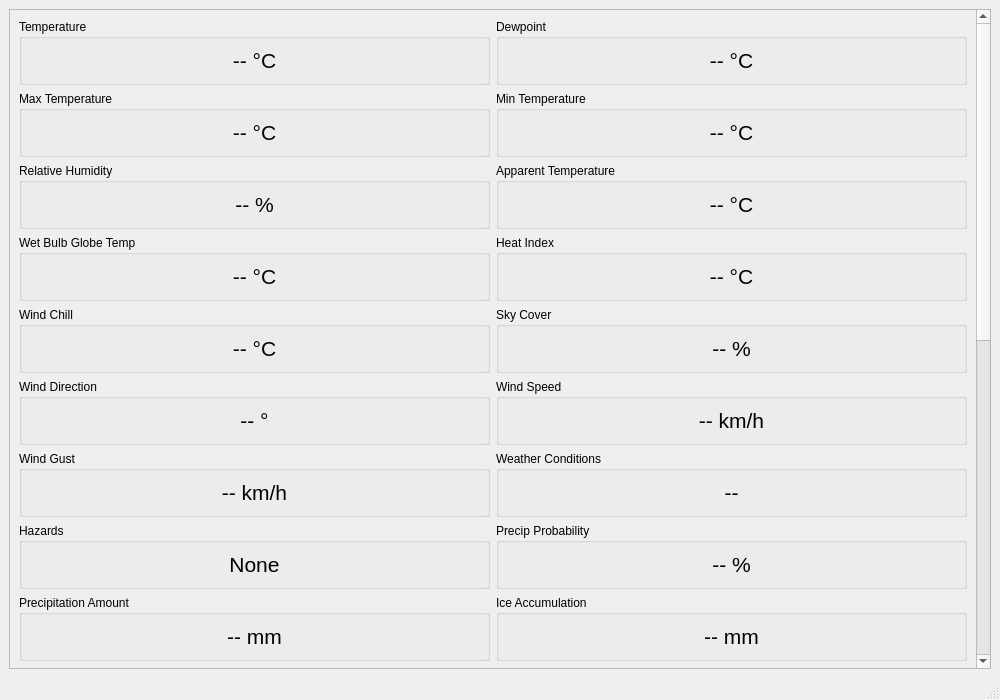
<?xml version="1.0" encoding="UTF-8"?>
<ui version="4.0">
 <class>MainWindow</class>
 <widget class="QMainWindow" name="MainWindow">
  <property name="geometry">
   <rect>
    <x>0</x>
    <y>0</y>
    <width>1000</width>
    <height>700</height>
   </rect>
  </property>
  <property name="windowTitle">
   <string>Weather Dashboard</string>
  </property>
  <widget class="QWidget" name="centralwidget">
   <layout class="QVBoxLayout" name="mainVerticalLayout">
    <item>
     <widget class="QScrollArea" name="scrollArea">
      <property name="enabled">
       <bool>true</bool>
      </property>
      <property name="widgetResizable">
       <bool>true</bool>
      </property>
      <widget class="QWidget" name="scrollAreaWidgetContents">
       <property name="geometry">
        <rect>
         <x>0</x>
         <y>0</y>
         <width>966</width>
         <height>1398</height>
        </rect>
       </property>
       <layout class="QGridLayout" name="gridLayout">
        <item row="0" column="0">
         <widget class="QGroupBox" name="groupBoxTemperature">
          <property name="title">
           <string>Temperature</string>
          </property>
          <layout class="QVBoxLayout" name="layoutTemperature">
           <item>
            <widget class="QLabel" name="labelTemperature">
             <property name="font">
              <font>
               <pointsize>16</pointsize>
              </font>
             </property>
             <property name="text">
              <string>-- °C</string>
             </property>
             <property name="alignment">
              <set>Qt::AlignmentFlag::AlignCenter</set>
             </property>
            </widget>
           </item>
          </layout>
         </widget>
        </item>
        <item row="0" column="1">
         <widget class="QGroupBox" name="groupBoxDewpoint">
          <property name="title">
           <string>Dewpoint</string>
          </property>
          <layout class="QVBoxLayout" name="layoutDewpoint">
           <item>
            <widget class="QLabel" name="labelDewpoint">
             <property name="font">
              <font>
               <pointsize>16</pointsize>
              </font>
             </property>
             <property name="text">
              <string>-- °C</string>
             </property>
             <property name="alignment">
              <set>Qt::AlignmentFlag::AlignCenter</set>
             </property>
            </widget>
           </item>
          </layout>
         </widget>
        </item>
        <item row="1" column="0">
         <widget class="QGroupBox" name="groupBoxMaxTemperature">
          <property name="title">
           <string>Max Temperature</string>
          </property>
          <layout class="QVBoxLayout" name="layoutMaxTemperature">
           <item>
            <widget class="QLabel" name="labelMaxTemperature">
             <property name="font">
              <font>
               <pointsize>16</pointsize>
              </font>
             </property>
             <property name="text">
              <string>-- °C</string>
             </property>
             <property name="alignment">
              <set>Qt::AlignmentFlag::AlignCenter</set>
             </property>
            </widget>
           </item>
          </layout>
         </widget>
        </item>
        <item row="1" column="1">
         <widget class="QGroupBox" name="groupBoxMinTemperature">
          <property name="title">
           <string>Min Temperature</string>
          </property>
          <layout class="QVBoxLayout" name="layoutMinTemperature">
           <item>
            <widget class="QLabel" name="labelMinTemperature">
             <property name="font">
              <font>
               <pointsize>16</pointsize>
              </font>
             </property>
             <property name="text">
              <string>-- °C</string>
             </property>
             <property name="alignment">
              <set>Qt::AlignmentFlag::AlignCenter</set>
             </property>
            </widget>
           </item>
          </layout>
         </widget>
        </item>
        <item row="2" column="0">
         <widget class="QGroupBox" name="groupBoxRelativeHumidity">
          <property name="title">
           <string>Relative Humidity</string>
          </property>
          <layout class="QVBoxLayout" name="layoutRelativeHumidity">
           <item>
            <widget class="QLabel" name="labelRelativeHumidity">
             <property name="font">
              <font>
               <pointsize>16</pointsize>
              </font>
             </property>
             <property name="text">
              <string>-- %</string>
             </property>
             <property name="alignment">
              <set>Qt::AlignmentFlag::AlignCenter</set>
             </property>
            </widget>
           </item>
          </layout>
         </widget>
        </item>
        <item row="2" column="1">
         <widget class="QGroupBox" name="groupBoxApparentTemperature">
          <property name="title">
           <string>Apparent Temperature</string>
          </property>
          <layout class="QVBoxLayout" name="layoutApparentTemperature">
           <item>
            <widget class="QLabel" name="labelApparentTemperature">
             <property name="font">
              <font>
               <pointsize>16</pointsize>
              </font>
             </property>
             <property name="text">
              <string>-- °C</string>
             </property>
             <property name="alignment">
              <set>Qt::AlignmentFlag::AlignCenter</set>
             </property>
            </widget>
           </item>
          </layout>
         </widget>
        </item>
        <item row="3" column="0">
         <widget class="QGroupBox" name="groupBoxWetBulbGlobeTemperature">
          <property name="title">
           <string>Wet Bulb Globe Temp</string>
          </property>
          <layout class="QVBoxLayout" name="layoutWetBulbGlobeTemperature">
           <item>
            <widget class="QLabel" name="labelWetBulbGlobeTemperature">
             <property name="font">
              <font>
               <pointsize>16</pointsize>
              </font>
             </property>
             <property name="text">
              <string>-- °C</string>
             </property>
             <property name="alignment">
              <set>Qt::AlignmentFlag::AlignCenter</set>
             </property>
            </widget>
           </item>
          </layout>
         </widget>
        </item>
        <item row="3" column="1">
         <widget class="QGroupBox" name="groupBoxHeatIndex">
          <property name="title">
           <string>Heat Index</string>
          </property>
          <layout class="QVBoxLayout" name="layoutHeatIndex">
           <item>
            <widget class="QLabel" name="labelHeatIndex">
             <property name="font">
              <font>
               <pointsize>16</pointsize>
              </font>
             </property>
             <property name="text">
              <string>-- °C</string>
             </property>
             <property name="alignment">
              <set>Qt::AlignmentFlag::AlignCenter</set>
             </property>
            </widget>
           </item>
          </layout>
         </widget>
        </item>
        <item row="4" column="0">
         <widget class="QGroupBox" name="groupBoxWindChill">
          <property name="title">
           <string>Wind Chill</string>
          </property>
          <layout class="QVBoxLayout" name="layoutWindChill">
           <item>
            <widget class="QLabel" name="labelWindChill">
             <property name="font">
              <font>
               <pointsize>16</pointsize>
              </font>
             </property>
             <property name="text">
              <string>-- °C</string>
             </property>
             <property name="alignment">
              <set>Qt::AlignmentFlag::AlignCenter</set>
             </property>
            </widget>
           </item>
          </layout>
         </widget>
        </item>
        <item row="4" column="1">
         <widget class="QGroupBox" name="groupBoxSkyCover">
          <property name="title">
           <string>Sky Cover</string>
          </property>
          <layout class="QVBoxLayout" name="layoutSkyCover">
           <item>
            <widget class="QLabel" name="labelSkyCover">
             <property name="font">
              <font>
               <pointsize>16</pointsize>
              </font>
             </property>
             <property name="text">
              <string>-- %</string>
             </property>
             <property name="alignment">
              <set>Qt::AlignmentFlag::AlignCenter</set>
             </property>
            </widget>
           </item>
          </layout>
         </widget>
        </item>
        <item row="5" column="0">
         <widget class="QGroupBox" name="groupBoxWindDirection">
          <property name="title">
           <string>Wind Direction</string>
          </property>
          <layout class="QVBoxLayout" name="layoutWindDirection">
           <item>
            <widget class="QLabel" name="labelWindDirection">
             <property name="font">
              <font>
               <pointsize>16</pointsize>
              </font>
             </property>
             <property name="text">
              <string>-- °</string>
             </property>
             <property name="alignment">
              <set>Qt::AlignmentFlag::AlignCenter</set>
             </property>
            </widget>
           </item>
          </layout>
         </widget>
        </item>
        <item row="5" column="1">
         <widget class="QGroupBox" name="groupBoxWindSpeed">
          <property name="title">
           <string>Wind Speed</string>
          </property>
          <layout class="QVBoxLayout" name="layoutWindSpeed">
           <item>
            <widget class="QLabel" name="labelWindSpeed">
             <property name="font">
              <font>
               <pointsize>16</pointsize>
              </font>
             </property>
             <property name="text">
              <string>-- km/h</string>
             </property>
             <property name="alignment">
              <set>Qt::AlignmentFlag::AlignCenter</set>
             </property>
            </widget>
           </item>
          </layout>
         </widget>
        </item>
        <item row="6" column="0">
         <widget class="QGroupBox" name="groupBoxWindGust">
          <property name="title">
           <string>Wind Gust</string>
          </property>
          <layout class="QVBoxLayout" name="layoutWindGust">
           <item>
            <widget class="QLabel" name="labelWindGust">
             <property name="font">
              <font>
               <pointsize>16</pointsize>
              </font>
             </property>
             <property name="text">
              <string>-- km/h</string>
             </property>
             <property name="alignment">
              <set>Qt::AlignmentFlag::AlignCenter</set>
             </property>
            </widget>
           </item>
          </layout>
         </widget>
        </item>
        <item row="6" column="1">
         <widget class="QGroupBox" name="groupBoxWeather">
          <property name="title">
           <string>Weather Conditions</string>
          </property>
          <layout class="QVBoxLayout" name="layoutWeather">
           <item>
            <widget class="QLabel" name="labelWeather">
             <property name="font">
              <font>
               <pointsize>16</pointsize>
              </font>
             </property>
             <property name="text">
              <string>--</string>
             </property>
             <property name="alignment">
              <set>Qt::AlignmentFlag::AlignCenter</set>
             </property>
            </widget>
           </item>
          </layout>
         </widget>
        </item>
        <item row="7" column="0">
         <widget class="QGroupBox" name="groupBoxHazards">
          <property name="title">
           <string>Hazards</string>
          </property>
          <layout class="QVBoxLayout" name="layoutHazards">
           <item>
            <widget class="QLabel" name="labelHazards">
             <property name="font">
              <font>
               <pointsize>16</pointsize>
              </font>
             </property>
             <property name="text">
              <string>None</string>
             </property>
             <property name="alignment">
              <set>Qt::AlignmentFlag::AlignCenter</set>
             </property>
            </widget>
           </item>
          </layout>
         </widget>
        </item>
        <item row="7" column="1">
         <widget class="QGroupBox" name="groupBoxProbabilityOfPrecipitation">
          <property name="title">
           <string>Precip Probability</string>
          </property>
          <layout class="QVBoxLayout" name="layoutProbabilityOfPrecipitation">
           <item>
            <widget class="QLabel" name="labelProbabilityOfPrecipitation">
             <property name="font">
              <font>
               <pointsize>16</pointsize>
              </font>
             </property>
             <property name="text">
              <string>-- %</string>
             </property>
             <property name="alignment">
              <set>Qt::AlignmentFlag::AlignCenter</set>
             </property>
            </widget>
           </item>
          </layout>
         </widget>
        </item>
        <item row="8" column="0">
         <widget class="QGroupBox" name="groupBoxQuantitativePrecipitation">
          <property name="title">
           <string>Precipitation Amount</string>
          </property>
          <layout class="QVBoxLayout" name="layoutQuantitativePrecipitation">
           <item>
            <widget class="QLabel" name="labelQuantitativePrecipitation">
             <property name="font">
              <font>
               <pointsize>16</pointsize>
              </font>
             </property>
             <property name="text">
              <string>-- mm</string>
             </property>
             <property name="alignment">
              <set>Qt::AlignmentFlag::AlignCenter</set>
             </property>
            </widget>
           </item>
          </layout>
         </widget>
        </item>
        <item row="8" column="1">
         <widget class="QGroupBox" name="groupBoxIceAccumulation">
          <property name="title">
           <string>Ice Accumulation</string>
          </property>
          <layout class="QVBoxLayout" name="layoutIceAccumulation">
           <item>
            <widget class="QLabel" name="labelIceAccumulation">
             <property name="font">
              <font>
               <pointsize>16</pointsize>
              </font>
             </property>
             <property name="text">
              <string>-- mm</string>
             </property>
             <property name="alignment">
              <set>Qt::AlignmentFlag::AlignCenter</set>
             </property>
            </widget>
           </item>
          </layout>
         </widget>
        </item>
        <item row="9" column="0">
         <widget class="QGroupBox" name="groupBoxSnowfallAmount">
          <property name="title">
           <string>Snowfall Amount</string>
          </property>
          <layout class="QVBoxLayout" name="layoutSnowfallAmount">
           <item>
            <widget class="QLabel" name="labelSnowfallAmount">
             <property name="font">
              <font>
               <pointsize>16</pointsize>
              </font>
             </property>
             <property name="text">
              <string>-- mm</string>
             </property>
             <property name="alignment">
              <set>Qt::AlignmentFlag::AlignCenter</set>
             </property>
            </widget>
           </item>
          </layout>
         </widget>
        </item>
        <item row="9" column="1">
         <widget class="QGroupBox" name="groupBoxSnowLevel">
          <property name="title">
           <string>Snow Level</string>
          </property>
          <layout class="QVBoxLayout" name="layoutSnowLevel">
           <item>
            <widget class="QLabel" name="labelSnowLevel">
             <property name="font">
              <font>
               <pointsize>16</pointsize>
              </font>
             </property>
             <property name="text">
              <string>-- m</string>
             </property>
             <property name="alignment">
              <set>Qt::AlignmentFlag::AlignCenter</set>
             </property>
            </widget>
           </item>
          </layout>
         </widget>
        </item>
        <item row="10" column="0">
         <widget class="QGroupBox" name="groupBoxCeilingHeight">
          <property name="title">
           <string>Ceiling Height</string>
          </property>
          <layout class="QVBoxLayout" name="layoutCeilingHeight">
           <item>
            <widget class="QLabel" name="labelCeilingHeight">
             <property name="font">
              <font>
               <pointsize>16</pointsize>
              </font>
             </property>
             <property name="text">
              <string>-- m</string>
             </property>
             <property name="alignment">
              <set>Qt::AlignmentFlag::AlignCenter</set>
             </property>
            </widget>
           </item>
          </layout>
         </widget>
        </item>
        <item row="10" column="1">
         <widget class="QGroupBox" name="groupBoxVisibility">
          <property name="title">
           <string>Visibility</string>
          </property>
          <layout class="QVBoxLayout" name="layoutVisibility">
           <item>
            <widget class="QLabel" name="labelVisibility">
             <property name="font">
              <font>
               <pointsize>16</pointsize>
              </font>
             </property>
             <property name="text">
              <string>-- m</string>
             </property>
             <property name="alignment">
              <set>Qt::AlignmentFlag::AlignCenter</set>
             </property>
            </widget>
           </item>
          </layout>
         </widget>
        </item>
        <item row="11" column="0">
         <widget class="QGroupBox" name="groupBoxTransportWindSpeed">
          <property name="title">
           <string>Transport Wind Speed</string>
          </property>
          <layout class="QVBoxLayout" name="layoutTransportWindSpeed">
           <item>
            <widget class="QLabel" name="labelTransportWindSpeed">
             <property name="font">
              <font>
               <pointsize>16</pointsize>
              </font>
             </property>
             <property name="text">
              <string>-- km/h</string>
             </property>
             <property name="alignment">
              <set>Qt::AlignmentFlag::AlignCenter</set>
             </property>
            </widget>
           </item>
          </layout>
         </widget>
        </item>
        <item row="11" column="1">
         <widget class="QGroupBox" name="groupBoxTransportWindDirection">
          <property name="title">
           <string>Transport Wind Direction</string>
          </property>
          <layout class="QVBoxLayout" name="layoutTransportWindDirection">
           <item>
            <widget class="QLabel" name="labelTransportWindDirection">
             <property name="font">
              <font>
               <pointsize>16</pointsize>
              </font>
             </property>
             <property name="text">
              <string>-- °</string>
             </property>
             <property name="alignment">
              <set>Qt::AlignmentFlag::AlignCenter</set>
             </property>
            </widget>
           </item>
          </layout>
         </widget>
        </item>
        <item row="12" column="0">
         <widget class="QGroupBox" name="groupBoxMixingHeight">
          <property name="title">
           <string>Mixing Height</string>
          </property>
          <layout class="QVBoxLayout" name="layoutMixingHeight">
           <item>
            <widget class="QLabel" name="labelMixingHeight">
             <property name="font">
              <font>
               <pointsize>16</pointsize>
              </font>
             </property>
             <property name="text">
              <string>-- m</string>
             </property>
             <property name="alignment">
              <set>Qt::AlignmentFlag::AlignCenter</set>
             </property>
            </widget>
           </item>
          </layout>
         </widget>
        </item>
        <item row="12" column="1">
         <widget class="QGroupBox" name="groupBoxHainesIndex">
          <property name="title">
           <string>Haines Index</string>
          </property>
          <layout class="QVBoxLayout" name="layoutHainesIndex">
           <item>
            <widget class="QLabel" name="labelHainesIndex">
             <property name="font">
              <font>
               <pointsize>16</pointsize>
              </font>
             </property>
             <property name="text">
              <string>--</string>
             </property>
             <property name="alignment">
              <set>Qt::AlignmentFlag::AlignCenter</set>
             </property>
            </widget>
           </item>
          </layout>
         </widget>
        </item>
        <item row="13" column="0">
         <widget class="QGroupBox" name="groupBoxLightningActivityLevel">
          <property name="title">
           <string>Lightning Activity</string>
          </property>
          <layout class="QVBoxLayout" name="layoutLightningActivityLevel">
           <item>
            <widget class="QLabel" name="labelLightningActivityLevel">
             <property name="font">
              <font>
               <pointsize>16</pointsize>
              </font>
             </property>
             <property name="text">
              <string>--</string>
             </property>
             <property name="alignment">
              <set>Qt::AlignmentFlag::AlignCenter</set>
             </property>
            </widget>
           </item>
          </layout>
         </widget>
        </item>
        <item row="13" column="1">
         <widget class="QGroupBox" name="groupBoxTwentyFootWindSpeed">
          <property name="title">
           <string>20-Foot Wind Speed</string>
          </property>
          <layout class="QVBoxLayout" name="layoutTwentyFootWindSpeed">
           <item>
            <widget class="QLabel" name="labelTwentyFootWindSpeed">
             <property name="font">
              <font>
               <pointsize>16</pointsize>
              </font>
             </property>
             <property name="text">
              <string>-- km/h</string>
             </property>
             <property name="alignment">
              <set>Qt::AlignmentFlag::AlignCenter</set>
             </property>
            </widget>
           </item>
          </layout>
         </widget>
        </item>
        <item row="14" column="0">
         <widget class="QGroupBox" name="groupBoxTwentyFootWindDirection">
          <property name="title">
           <string>20-Foot Wind Direction</string>
          </property>
          <layout class="QVBoxLayout" name="layoutTwentyFootWindDirection">
           <item>
            <widget class="QLabel" name="labelTwentyFootWindDirection">
             <property name="font">
              <font>
               <pointsize>16</pointsize>
              </font>
             </property>
             <property name="text">
              <string>-- °</string>
             </property>
             <property name="alignment">
              <set>Qt::AlignmentFlag::AlignCenter</set>
             </property>
            </widget>
           </item>
          </layout>
         </widget>
        </item>
        <item row="14" column="1">
         <widget class="QGroupBox" name="groupBoxWaveHeight">
          <property name="title">
           <string>Wave Height</string>
          </property>
          <layout class="QVBoxLayout" name="layoutWaveHeight">
           <item>
            <widget class="QLabel" name="labelWaveHeight">
             <property name="font">
              <font>
               <pointsize>16</pointsize>
              </font>
             </property>
             <property name="text">
              <string>-- m</string>
             </property>
             <property name="alignment">
              <set>Qt::AlignmentFlag::AlignCenter</set>
             </property>
            </widget>
           </item>
          </layout>
         </widget>
        </item>
        <item row="15" column="0">
         <widget class="QGroupBox" name="groupBoxWavePeriod">
          <property name="title">
           <string>Wave Period</string>
          </property>
          <layout class="QVBoxLayout" name="layoutWavePeriod">
           <item>
            <widget class="QLabel" name="labelWavePeriod">
             <property name="font">
              <font>
               <pointsize>16</pointsize>
              </font>
             </property>
             <property name="text">
              <string>-- s</string>
             </property>
             <property name="alignment">
              <set>Qt::AlignmentFlag::AlignCenter</set>
             </property>
            </widget>
           </item>
          </layout>
         </widget>
        </item>
        <item row="15" column="1">
         <widget class="QGroupBox" name="groupBoxWaveDirection">
          <property name="title">
           <string>Wave Direction</string>
          </property>
          <layout class="QVBoxLayout" name="layoutWaveDirection">
           <item>
            <widget class="QLabel" name="labelWaveDirection">
             <property name="font">
              <font>
               <pointsize>16</pointsize>
              </font>
             </property>
             <property name="text">
              <string>-- °</string>
             </property>
             <property name="alignment">
              <set>Qt::AlignmentFlag::AlignCenter</set>
             </property>
            </widget>
           </item>
          </layout>
         </widget>
        </item>
        <item row="16" column="0">
         <widget class="QGroupBox" name="groupBoxProbabilityOfThunder">
          <property name="title">
           <string>Thunder Probability</string>
          </property>
          <layout class="QVBoxLayout" name="layoutProbabilityOfThunder">
           <item>
            <widget class="QLabel" name="labelProbabilityOfThunder">
             <property name="font">
              <font>
               <pointsize>16</pointsize>
              </font>
             </property>
             <property name="text">
              <string>-- %</string>
             </property>
             <property name="alignment">
              <set>Qt::AlignmentFlag::AlignCenter</set>
             </property>
            </widget>
           </item>
          </layout>
         </widget>
        </item>
        <item row="16" column="1">
         <widget class="QGroupBox" name="groupBoxAtmosphericDispersionIndex">
          <property name="title">
           <string>Atmospheric Dispersion</string>
          </property>
          <layout class="QVBoxLayout" name="layoutAtmosphericDispersionIndex">
           <item>
            <widget class="QLabel" name="labelAtmosphericDispersionIndex">
             <property name="font">
              <font>
               <pointsize>16</pointsize>
              </font>
             </property>
             <property name="text">
              <string>--</string>
             </property>
             <property name="alignment">
              <set>Qt::AlignmentFlag::AlignCenter</set>
             </property>
            </widget>
           </item>
          </layout>
         </widget>
        </item>
        <item row="17" column="0">
         <widget class="QGroupBox" name="groupBoxLowVisibilityOccurrenceRiskIndex">
          <property name="title">
           <string>Low Visibility Risk</string>
          </property>
          <layout class="QVBoxLayout" name="layoutLowVisibilityOccurrenceRiskIndex">
           <item>
            <widget class="QLabel" name="labelLowVisibilityOccurrenceRiskIndex">
             <property name="font">
              <font>
               <pointsize>16</pointsize>
              </font>
             </property>
             <property name="text">
              <string>--</string>
             </property>
             <property name="alignment">
              <set>Qt::AlignmentFlag::AlignCenter</set>
             </property>
            </widget>
           </item>
          </layout>
         </widget>
        </item>
       </layout>
      </widget>
     </widget>
    </item>
   </layout>
  </widget>
  <widget class="QStatusBar" name="statusbar"/>
 </widget>
 <resources/>
 <connections/>
</ui>
